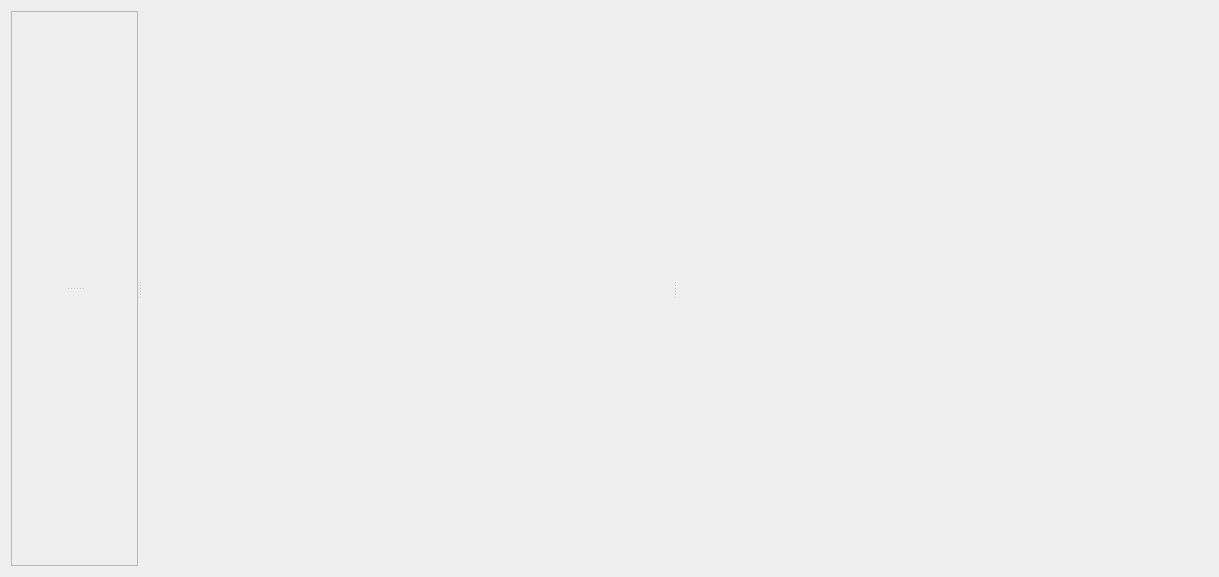
<?xml version="1.0" encoding="UTF-8"?>
<ui version="4.0">
 <class>RecordView</class>
 <widget class="QWidget" name="RecordView">
  <property name="geometry">
   <rect>
    <x>0</x>
    <y>0</y>
    <width>1219</width>
    <height>577</height>
   </rect>
  </property>
  <property name="windowTitle">
   <string>RecordView</string>
  </property>
  <layout class="QVBoxLayout" name="verticalLayout">
   <item>
    <widget class="QSplitter" name="splitter">
     <property name="orientation">
      <enum>Qt::Horizontal</enum>
     </property>
     <widget class="QFrame" name="frame">
      <property name="frameShape">
       <enum>QFrame::StyledPanel</enum>
      </property>
      <property name="frameShadow">
       <enum>QFrame::Raised</enum>
      </property>
      <layout class="QVBoxLayout" name="verticalLayout_2">
       <item>
        <widget class="QSplitter" name="splitter_2">
         <property name="orientation">
          <enum>Qt::Vertical</enum>
         </property>
         <widget class="TagDisplayWidget" name="tagView" native="true"/>
         <widget class="TagSearchWidget" name="tagSearch" native="true"/>
        </widget>
       </item>
      </layout>
     </widget>
     <widget class="RecordViewWidget" name="recordView" native="true"/>
     <widget class="SelectedViewWidget" name="selectedView" native="true"/>
    </widget>
   </item>
  </layout>
 </widget>
 <customwidgets>
  <customwidget>
   <class>RecordViewWidget</class>
   <extends>QWidget</extends>
   <header>ui/widgets/records/RecordViewWidget.hpp</header>
   <container>1</container>
  </customwidget>
  <customwidget>
   <class>SelectedViewWidget</class>
   <extends>QWidget</extends>
   <header>ui/widgets/records/SelectedViewWidget.hpp</header>
   <container>1</container>
  </customwidget>
  <customwidget>
   <class>TagDisplayWidget</class>
   <extends>QWidget</extends>
   <header>ui/widgets/tags/TagDisplayWidget.hpp</header>
   <container>1</container>
  </customwidget>
  <customwidget>
   <class>TagSearchWidget</class>
   <extends>QWidget</extends>
   <header>ui/widgets/tags/TagSearchWidget.hpp</header>
   <container>1</container>
  </customwidget>
 </customwidgets>
 <resources/>
 <connections/>
</ui>
